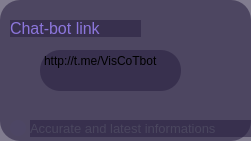
   <widget class="QWidget" name="widget_6" native="true">
    <property name="geometry">
     <rect>
      <x>80</x>
      <y>470</y>
      <width>251</width>
      <height>141</height>
     </rect>
    </property>
    <property name="styleSheet">
     <string notr="true">border-width:2px;
border-radius:20px;
background-color: qlineargradient(spread:pad, x1:0, y1:0, x2:1, y2:0, stop:1 rgba(40, 33, 64, 150));
</string>
    </property>
    <widget class="QLabel" name="label_14">
     <property name="geometry">
      <rect>
       <x>10</x>
       <y>20</y>
       <width>131</width>
       <height>17</height>
      </rect>
     </property>
     <property name="font">
      <font>
       <family>Ubuntu</family>
       <pointsize>12</pointsize>
       <weight>9</weight>
       <italic>false</italic>
       <bold>false</bold>
      </font>
     </property>
     <property name="styleSheet">
      <string notr="true">font: 75 12pt &quot;Ubuntu&quot;;
color: rgb(140, 118, 220)</string>
     </property>
     <property name="text">
      <string>Chat-bot link</string>
     </property>
    </widget>
    <widget class="QLabel" name="label_24">
     <property name="geometry">
      <rect>
       <x>30</x>
       <y>120</y>
       <width>241</width>
       <height>17</height>
      </rect>
     </property>
     <property name="font">
      <font>
       <family>Ubuntu</family>
       <pointsize>10</pointsize>
       <weight>9</weight>
       <italic>false</italic>
       <bold>false</bold>
      </font>
     </property>
     <property name="styleSheet">
      <string notr="true">font: 75 10pt &quot;Ubuntu&quot;;
color: rgb(74, 70, 94);</string>
     </property>
     <property name="text">
      <string>Accurate and latest informations</string>
     </property>
    </widget>
    <widget class="QPushButton" name="pushButton_15">
     <property name="geometry">
      <rect>
       <x>10</x>
       <y>120</y>
       <width>16</width>
       <height>16</height>
      </rect>
     </property>
     <property name="styleSheet">
      <string notr="true">border-width: 2px;
border-radius:8px;
font: 75 9pt &quot;Ubuntu&quot;;
background-color: qlineargradient(spread:pad, x1:0, y1:0, x2:1, y2:0, stop:1 rgba(77, 70, 100, 255));
</string>
     </property>
     <property name="text">
      <string/>
     </property>
    </widget>
    <widget class="QTextBrowser" name="textBrowser">
     <property name="geometry">
      <rect>
       <x>40</x>
       <y>50</y>
       <width>141</width>
       <height>41</height>
      </rect>
     </property>
     <property name="html">
      <string>&lt;!DOCTYPE HTML PUBLIC &quot;-//W3C//DTD HTML 4.0//EN&quot; &quot;http://www.w3.org/TR/REC-html40/strict.dtd&quot;&gt;
&lt;html&gt;&lt;head&gt;&lt;meta name=&quot;qrichtext&quot; content=&quot;1&quot; /&gt;&lt;style type=&quot;text/css&quot;&gt;
p, li { white-space: pre-wrap; }
&lt;/style&gt;&lt;/head&gt;&lt;body style=&quot; font-family:'Noto Sans'; font-size:9pt; font-weight:400; font-style:normal;&quot;&gt;
&lt;p style=&quot; margin-top:0px; margin-bottom:0px; margin-left:0px; margin-right:0px; -qt-block-indent:0; text-indent:0px;&quot;&gt;http://t.me/VisCoTbot&lt;/p&gt;&lt;/body&gt;&lt;/html&gt;</string>
     </property>
    </widget>
   </widget>
